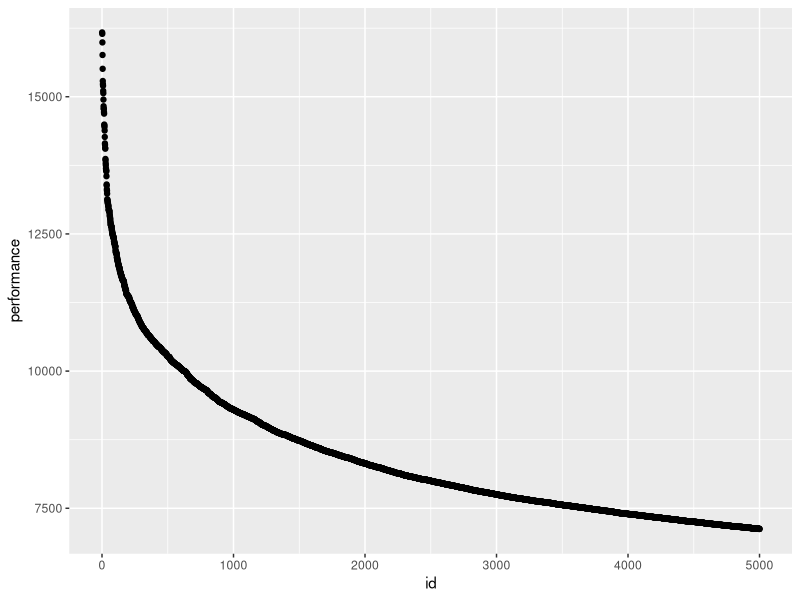
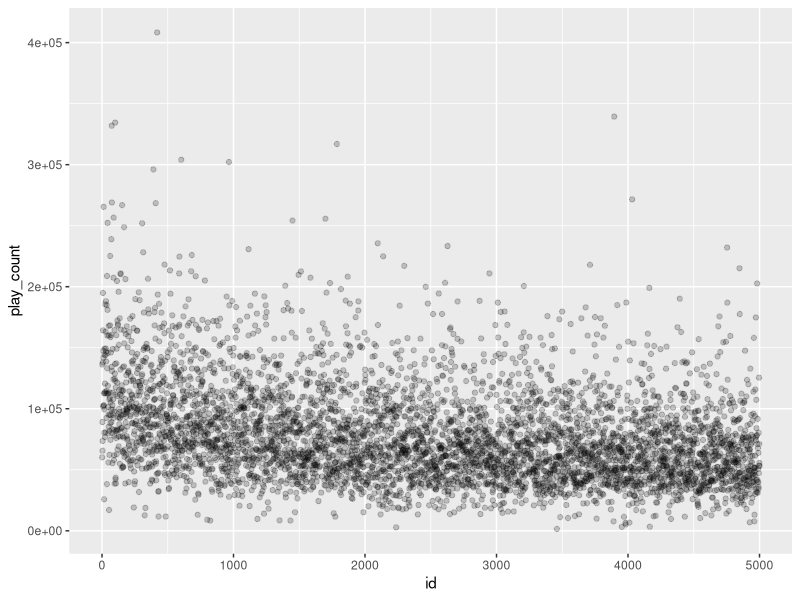
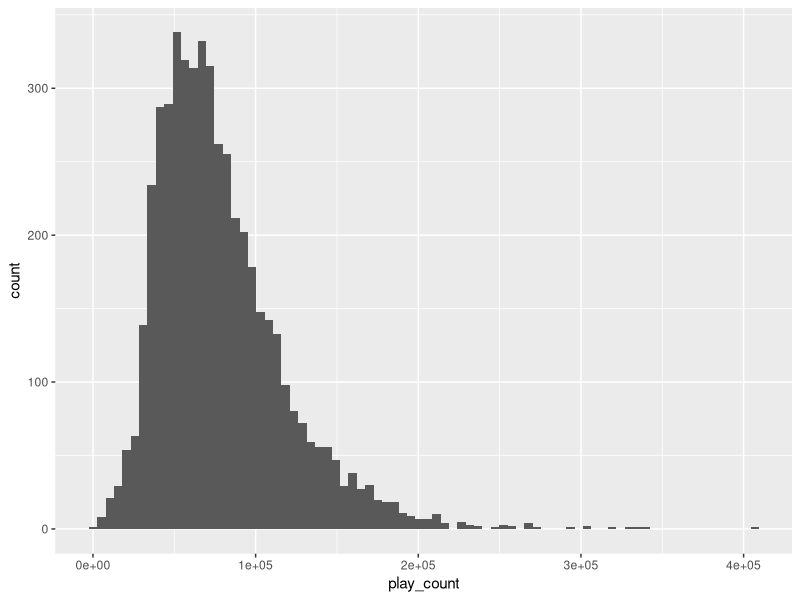
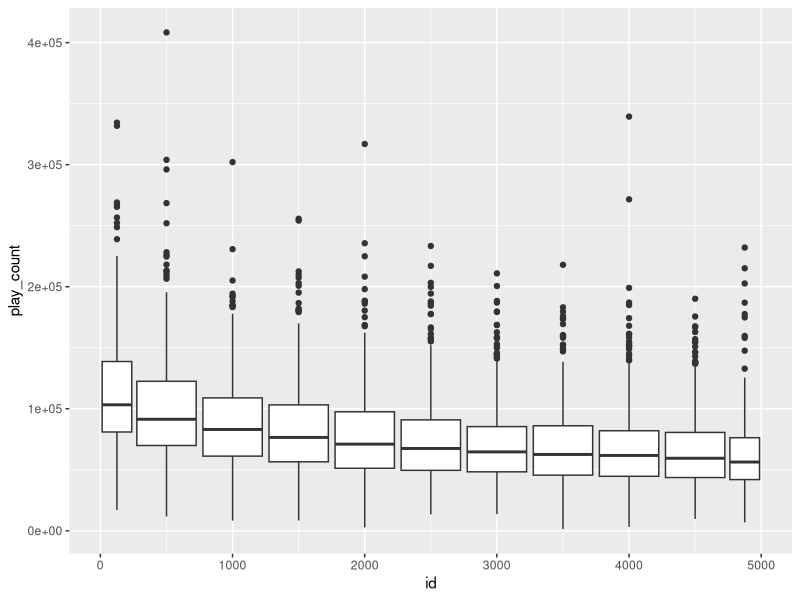
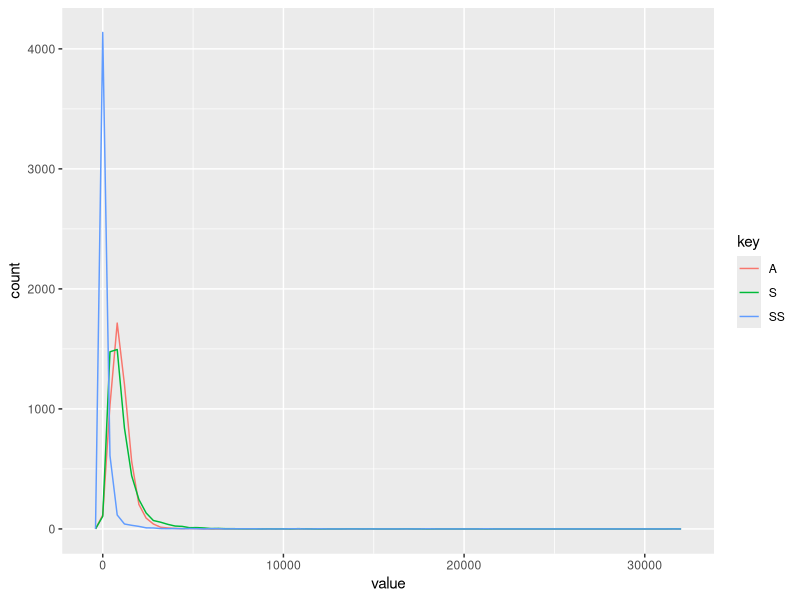
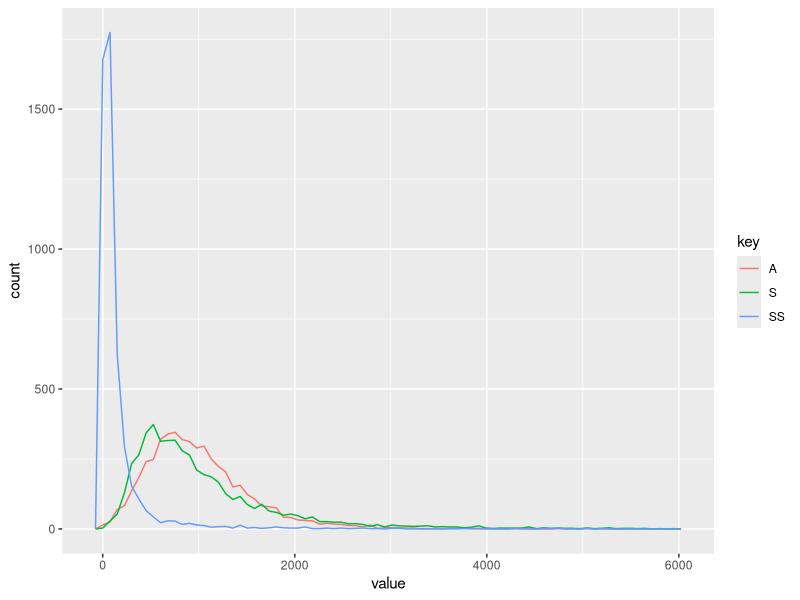
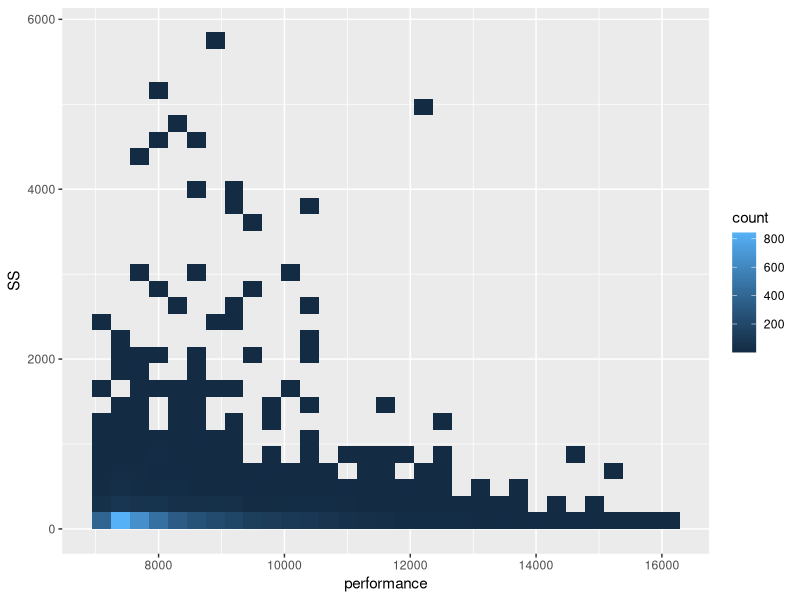
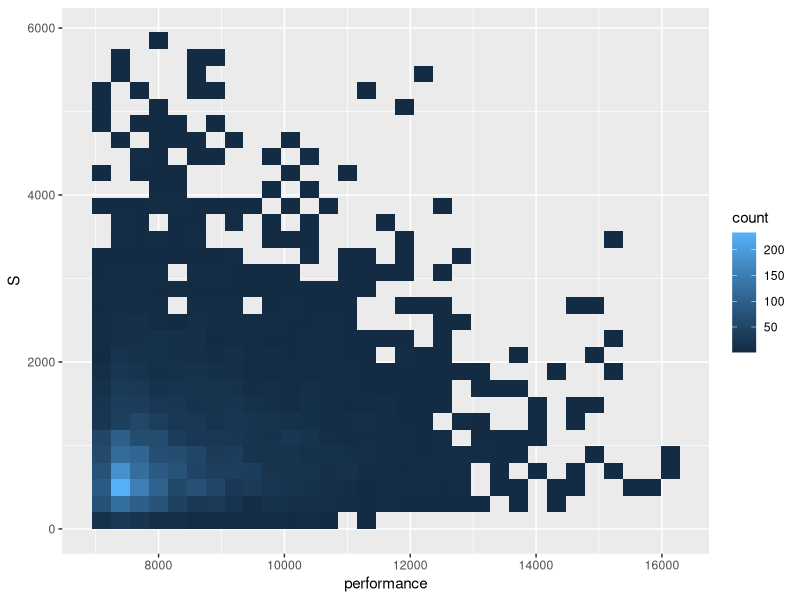

Write R code to recreate these figures, in order.
## ---- chunk 1
library(readr)
library(dplyr)
library(tidyr)
library(ggplot2)
## ---- chunk 2

Player <- read_csv("datasets/Player.csv",col_names = FALSE)
lables <- c("player_id","name","rank","performance","accuracy","play_count","SS","S","A")
colnames(Player) <- lables
Player <- Player %>% select(performance,accuracy,play_count,SS,S,A)
head(Player)
## ---- chunk 3
# for some reason Player isn't sorted by performance yet. 
Player <- Player %>% 
  arrange(desc(performance)) %>%
  mutate(
    id = 1:nrow(Player) # which is bascially a player's rank based on performance rating
      )

head(Player)

ggplot(data = Player) +
  geom_point(mapping = aes(x= id, y=performance))
## ---- chunk 4
ggplot(data = Player) +
  geom_point(mapping = aes(x = id, y = play_count), alpha = 1/5)

ggplot(data = Player) + 
  geom_histogram(mapping = aes(x = play_count),bins = 80)

Player %>%
  ggplot(mapping = aes(x = id, y = play_count, group = cut_width(id,500))) +
  geom_boxplot()
## ---- chunk 5
# not good
Player %>% 
  gather(key = key, value = value, -id, -performance, -play_count, -accuracy) %>%
  ggplot(mapping = aes(x = value, color = key)) + 
  geom_freqpoly(bins = 80)

Player %>% 
  gather(key = key, value = value, -id, -performance, -play_count, -accuracy) %>%
  filter(value<6000) %>%
  ggplot(mapping = aes(x = value, color = key)) + 
  geom_freqpoly(bins = 80) 
## ---- chunk 6
Player %>%
  filter(SS<6000,S<6000,A<6000) %>%
  ggplot() +
  geom_bin2d(mapping = aes(x = performance, y = SS))

Player %>%
  filter(SS<6000,S<6000,A<6000) %>%
  ggplot() +
  geom_bin2d(mapping = aes(x = performance, y = S))

Player %>%
  filter(SS<6000,S<6000,A<6000) %>%
  ggplot() +
  geom_bin2d(mapping = aes(x = performance, y = A))
## ---- chunk 7
centered_player <- Player %>%
  mutate(
    play_count = (play_count-mean(play_count))/sqrt(var(play_count)),
    S = (S-mean(S))/sqrt(var(S)), # centering,
    SS = (SS-mean(SS))/sqrt(var(SS)), # centering
    A = (A - mean(A))/sqrt(var(A)), # centering
    accuracy = (accuracy - mean(accuracy))/sd(accuracy),
    performance = (performance - mean(performance))/sd(performance)
  ) %>%
  select(performance,play_count,S,SS,A,accuracy)
## ---- chunk 8
centered_player %>%
  gather(key = key, value = value) %>%
  ggplot(aes(x = key, y = value)) +
  geom_boxplot()
## ---- chunk 9
# function to help with repeated code
is_in_range <- function(obj) {
  between(obj,mean(obj)-4.75*sd(obj),mean(obj)+4.75*sd(obj))
}

#now filtering data
filtered_data <- Player %>%
  filter(
    is_in_range(S),
    is_in_range(SS),
    is_in_range(A),
    is_in_range(performance),
    is_in_range(accuracy)
  ) 
#count(filtered_data)

#now centering that filter data (a bit redundant yes)
centered_filtered_data <- filtered_data %>%
  mutate(
    play_count = (play_count-mean(play_count))/sqrt(var(play_count)),
    S = (S-mean(S))/sqrt(var(S)), # centering,
    SS = (SS-mean(SS))/sqrt(var(SS)), # centering
    A = (A - mean(A))/sqrt(var(A)), # centering
    accuracy = (accuracy - mean(accuracy))/sd(accuracy),
    performance = (performance - mean(performance))/sd(performance)
  ) %>%
  select(performance,play_count,S,SS,A,accuracy)
## ---- chunk 10
prf_vec <- centered_filtered_data$performance
acc_vec <- centered_filtered_data$accuracy
s_vec  <- centered_filtered_data$S
ss_vec <- centered_filtered_data$SS
a_vec <- centered_filtered_data$A
pc_vec <- centered_filtered_data$play_count

M <- cbind(prf_vec,pc_vec,acc_vec,ss_vec,s_vec,a_vec)
CM <- cor(M)
CM[1,]
## ---- chunk 11
# 1st experimental correlation in regards to performance, q = 0.3379438
ggplot(centered_filtered_data) +
  geom_point(aes(x = play_count, y = performance),alpha = 1/20) +
  geom_abline(slope = CM['pc_vec','prf_vec'],color = "red")

# 2nd experimental correlation in regards to performance, q = 0.1608370
ggplot(centered_filtered_data) +
  geom_point(aes(x = S, y = performance),alpha = 1/20) +
  geom_abline(slope = CM['s_vec','prf_vec'],color = "red")

# last experimental correlation in regards to performance, q = -0.05939164
ggplot(centered_filtered_data) +
  geom_point(aes(x = accuracy, y = performance),alpha = 1/20) +
  geom_abline(slope = CM['acc_vec','prf_vec'],color = "red") 

